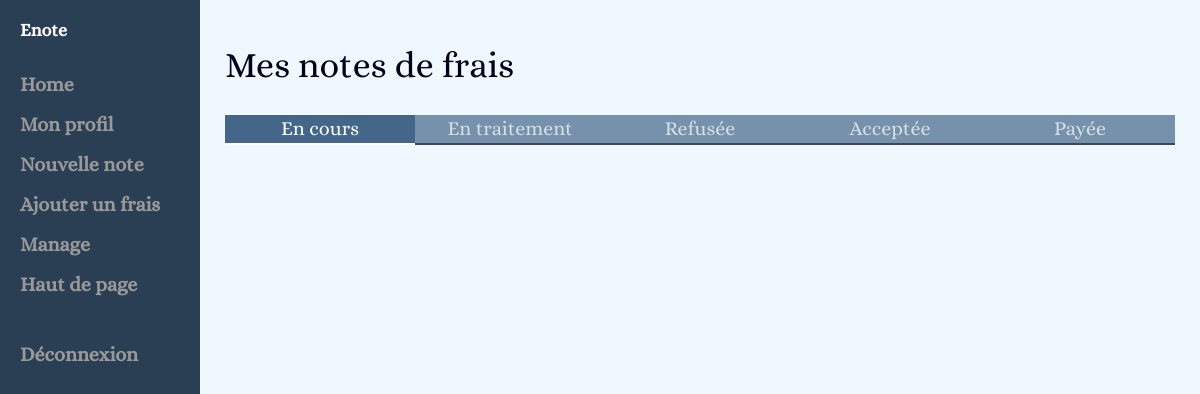
/ (signed in), run on an earlier commit of the app's database.
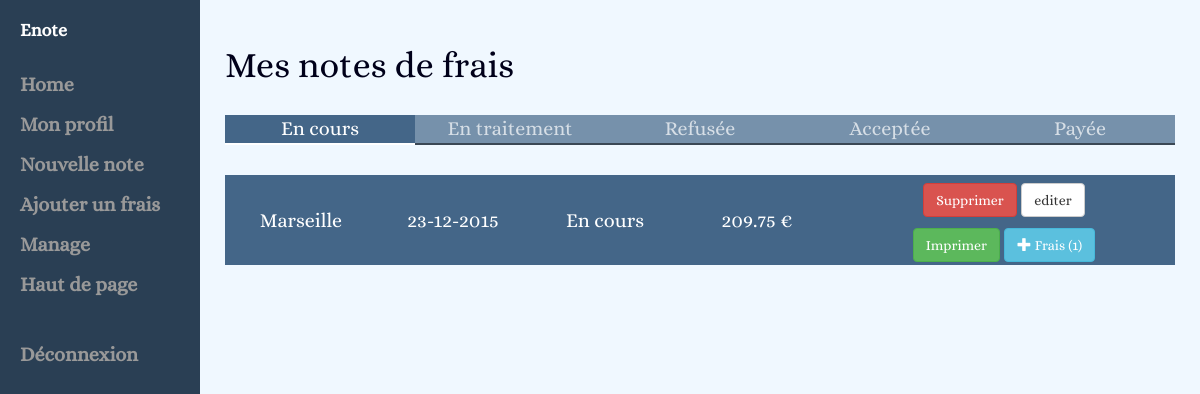
And on a later commit of the database.
### tables this page shows
CREATE TABLE IF NOT EXISTS `statut_note` (
  `id` int(11) NOT NULL,
  `name` varchar(75) NOT NULL
);

CREATE TABLE IF NOT EXISTS `note_frais` (
  `id` int(11) NOT NULL,
  `name` varchar(255) NOT NULL,
  `date` date NOT NULL,
  `user_id` int(11) NOT NULL,
  `statut_id` int(11) NOT NULL
);

CREATE TABLE IF NOT EXISTS `devise` (
  `id` int(11) NOT NULL,
  `name` varchar(30) NOT NULL,
  `signe` varchar(30) NOT NULL,
  `taux` double NOT NULL
);

### class/Security.php (called while the page is built, shortened)
<?php
class Security {
    public static function logged(){
        if (isset($_SESSION['user']))
            { return true; }
        return false;
    }
    public function isAdmin($bdd) {
    if (Security::logged())
    {
        $user = unserialize($_SESSION['user']);
        $result = $bdd->prepare("SELECT * FROM user "
                . "WHERE id = :id AND role_id = 1 LIMIT 1");
        $result->execute(array(
                ":id" => $user->getId()
                ));
        return ($result->rowCount() == 1);
    }
    return false;
    }
    public function isManager($bdd) {
    if (Security::logged())
    {
        $user = unserialize($_SESSION['user']);
        $result = $bdd->prepare("SELECT * FROM user "
                . "WHERE id = :id AND role_id = 2 LIMIT 1");
        $result->execute(array(
                ":id" => $user->getId()
                ));
        return ($result->rowCount() == 1);
    }
    return false;
    }
}

### class/User.php (called while the page is built, shortened)
<?php
include_once 'Note.php';
class User {
    private $id;
    private $devise;
    public function getId()
    {
        return $this->id;
    }
    public function getDevise()
    {
        return $this->devise;
    }
    public function getNotes($bdd) {
        $note = new Note();
        return ($note->getNotesByUser($bdd, $this->id));
    }
}

### controller/accueilController.php (called while the page is built, shortened)
<?php
include_once "/class/Devise.php";
include_once "/class/Note.php";
include_once "/class/Statut.php";
include_once "/class/User.php";
$notes = $sessionUser->getNotes($bdd);
$fraisNote = new Note();
$statut = new Statut();
$listStatut = $statut->getAll($bdd);
$noteStatut = new Statut();
include_once "/views/include/accueil.php";

### class/Statut.php (called while the page is built, shortened)
<?php
class Statut {
    private $id;
    public function setId($value)
    {
        $this->id = $value;
    }
    public function getAll($bdd) {
        $statut = $bdd->query("SELECT * FROM statut_note");
        return $statut->fetchAll();
    }
    public function getStatutById($bdd) {
        $statut = $bdd->prepare("SELECT * FROM statut_note WHERE id = :sId");
        $statut->execute(array(
            ":sId"      =>  $this->id
        ));
        return $statut->fetch();
    }
}

### class/Note.php (called while the page is built, shortened)
<?php
include_once "Frais.php";
include_once "User.php";
class Note {
    private $id;
    public function setId($value)
    {
        $this->id = $value;
    }
    public static function getNotesByUser($bdd, $uid) {
        $listNotes = $bdd->prepare("SELECT * FROM note_frais WHERE user_id = :uId");
        $listNotes->execute(array(
            ":uId"  =>  $uid
        ));
        return $listNotes->fetchAll();
    }
    public function getListFrais($bdd) {
        return Frais::getFraisByNote($bdd, $this->id);
    }
    public static function getNoteById($bdd, $id){
        $note = $bdd->prepare('SELECT * FROM note_frais WHERE id = :id LIMIT 1');
        $note->execute(array(
            ':id' => $id
        ));
        $array = $note->fetch();
        $CloneNote = new Note();
        $CloneNote->setDate($array['date']);
        $CloneNote->setId($array['id']);
        $CloneNote->setName($array['name']);
        $CloneNote->setStatut($array['statut_id']);
        $CloneNote->setUser($array['user_id']);
        return $CloneNote;
    }
    public static function getMontantTotal($bdd, $nid, $tauxDeviseUser) {
        $CloneNote = Note::getNoteById($bdd,$nid);
        $allFraisFromThisNote = $CloneNote->getListFrais($bdd);
        $SommeDesMontants = 0;
        foreach($allFraisFromThisNote as $frais)
        {
            $CloneDevise = Devise::getDeviseById($bdd, $frais['devise_id']);
            if($frais['categorie_id'] == 4)
            {
                $SommeDesMontants -= Devise::getValueOfChangedDevise($frais['montant'], $CloneDevise->getTaux(),$tauxDeviseUser);
            }else{
                $SommeDesMontants += Devise::getValueOfChangedDevise($frais['montant'], $CloneDevise->getTaux(),$tauxDeviseUser);
            }
        }
        return $SommeDesMontants;
    }
}

### class/Devise.php (called while the page is built, shortened)
<?php
class Devise {
    private $signe;
    private $taux;
    public function getSigne()
    {
        return $this->signe;
    }
    public function setSigne($signe)
    {
        $this->signe = $signe;
    }
    public function getTaux()
    {
        return $this->taux;
    }
    public function setTaux($taux)
    {
        $this->taux = $taux;
    }
    public static function getDeviseById($bdd, $id) {
        $Devise = new Devise();
        $devise = $bdd->prepare("SELECT * FROM devise WHERE id = :did LIMIT 1");
        $devise->execute(array(
            ':did' => $id
        ));
        while($array = $devise->fetch())
        {
            $Devise->setId($array['id']);
            $Devise->setName($array['name']);
            $Devise->setSigne($array['signe']);
            $Devise->setTaux($array['taux']);
        }
        return $Devise;
    }
    public static function getValueOfChangedDevise($value,$fromDeviseTaux, $toDeviseTaux)
    {
        $total = ($value * $fromDeviseTaux) / $toDeviseTaux;
        return round($total, 2);
    }
}

### class/Frais.php (called while the page is built, shortened)
<?php
include_once "User.php";
class Frais {
    public static function getFraisByNote($bdd, $noteId) {
        $allFrais = $bdd->prepare("SELECT * FROM frais WHERE note_id = :noteid");
        $allFrais->execute(array(
            ":noteid"   =>  $noteId
        ));
        return $allFrais->fetchAll();
    }
}

### views/include/accueil.php (the view, shortened to what this page needs)
<div id="accueil" class="list-all-note">
	<h1>Mes notes de frais</h1>
	<div class="list-container">
		<ul class="list-statut">
			<?php
				$i = 0;
				foreach ($listStatut as $statut) {
			?>
				<li class="statut-<?php echo $statut['id']; if ($i == 0) {echo " active";} ?>"><?php echo $statut['name']; ?></li>
			<?php
					$i = 1;
				}
			?>
		</ul>
		<div class="list-note">
			<?php
				foreach ($notes as $note) {
					$fraisNote->setId($note['id']);
					$allFrais = $fraisNote->getListFrais($bdd);
			?>
				<div class="statut-<?php echo $note['statut_id']; ?> note-<?php echo $note['id'] ?> note">
					<div class="infos-note">
						<div><?php echo $note['name']; ?></div>
						<div><?php echo date("d-m-Y", strtotime($note['date'])); ?></div>
						<div>
							<?php
								$noteStatut->setId($note['statut_id']);
								$stat = $noteStatut->getStatutById($bdd);
								echo $stat['name'];
							?>
						</div>
						<div>
							<?php
								$devise = Devise::getDeviseById($bdd, $sessionUser->getDevise());
								echo '<span class="total-note">' . Note::getMontantTotal($bdd, $note['id'], $devise->getTaux()) . '</span> ' . $devise->getSigne();
							?>
						</div>
						<div class="actions">
							<?php if ($note['statut_id'] == 1) { ?>
								<button class="note-<?php echo $note['id'] ?> btn btn-danger">Supprimer</button>
								<a class="btn btn-default" href="<?php echo $basePath. '?page=note&amp;id=' . $note['id']; ?>">editer</a><br/>
							<?php } ?>
								<a href="<?php echo $basePath . "?page=impression&id=" . $note['id']; ?>" class="btn btn-success">Imprimer</a>
								<button class="btn-show-frais btn btn-info" data-frais="list-frais-<?php echo $note['id'] ?>"><span class="glyphicon glyphicon-plus"></span> Frais (<span class="count-frais"><?php echo count($allFrais); ?></span>)</button>
						</div>
					</div>
				</div>
			<?php
				}
			?>
		</div>
	</div>
</div>

### index.php (shortened to what this page needs)
<?php
    include_once 'function/bdd.php';
    include_once "/class/Security.php";
    include_once '/class/User.php';
    $basePath = "http://" . $_SERVER["SERVER_NAME"] . "/enote/";
    $secu = new Security();
    $redirect_connection = "Location: " . $basePath . "?page=connexion";
    $view_header = 'views/global/header.php';
    $view_footer = 'views/global/footer.php';
    if (isset($_SESSION['user']) && !empty($_SESSION['user'])) {
        $sessionUser = unserialize($_SESSION['user']);
    }
    if(isset($_GET['page']) && !empty($_GET['page']) && preg_match("/^[a-zA-Z0-9-]+$/i",$_GET['page'])){
        if (!$secu->logged() && $_GET['page'] != 'connexion'){
            header($redirect_connection);
        }
        $p = htmlspecialchars(htmlentities($_GET['page']));
        if(file_exists('controller/' . $p . 'Controller.php'))
        {
            include_once $view_header;
            include_once 'controller/' . $p . 'Controller.php';
            include_once $view_footer;
        }
        else
        {
            include_once $view_header;
            include_once 'views/global/404.php';
            include_once $view_footer;
        }
    } elseif (isset($_GET['request']) && !empty($_GET['request'])) {
        if (!$secu->logged()) {
            header($redirect_connection);
        }
        include_once 'controller/jsonController.php';
    } else {
        include_once $view_header;
        include_once 'controller/accueilController.php';
        include_once $view_footer;
    }
?>

### views/global/header.php (shortened to what this page needs)
<!DOCTYPE html>
<html>
    <head>
        <link href="<?php echo $basePath ?>vendor/bootstrap-3.3.6-dist/css/bootstrap.min.css" rel="stylesheet">
        <link rel="stylesheet" type="text/css" href="<?php echo $basePath ?>css/app.css">
    </head>
    <body>
        <header>
           <div id="sidebar-wrapper">
            <ul class="sidebar-nav">
                <li class="sidebar-brand">
                    <a href="<?php echo $basePath; ?>">Enote</a>
                </li>
                <li>
                    <a href="<?php echo $basePath; ?>">Home</a>
                </li>
                <li>
                    <a href="<?php echo $basePath; ?>?page=user">Mon profil</a>
                </li>
                <li>
                    <a href="<?php echo $basePath; ?>?page=note">Nouvelle note</a>
                </li>
                <li>
                    <a href="<?php echo $basePath; ?>?page=frais">Ajouter un frais</a>
                </li>
                <?php if ($secu->isAdmin($bdd) || $secu->isManager($bdd)) { ?>
                    <li>
                        <a href="<?php echo $basePath; ?>?page=admin">
                            <?php if ($secu->isAdmin($bdd)) { echo "Admin"; } else { echo "Manage"; } ?>
                        </a>
                    </li>
                <?php } ?>
                <li>
                    <a href="#">Haut de page</a>
                </li>
                <li>
                    <?php
                        if($secu->logged())
                        {
                            ?>
                <li class="deco">
                    <a href="<?php echo $basePath; ?>?page=deconnexion">Déconnexion<span class="sr-only">(current)</span></a>
                </li>
                        <?php
                        }
                        ?>
                </li>
            </ul>
        </div>
        </header>
        <section class ="section">

### views/global/footer.php (shortened to what this page needs)
        </section>
    </body>
</html>

### css/styles.css (style rules this page uses)
body { background: aliceblue; color: #00001a; font-size: 20px; font-family: Alice; margin-left: 200px; }
header { font-weight: bold; }
.section { margin: 0 auto 25px auto; padding: 25px; }
.list-all-note ul { padding: 0; margin: 0; }
.list-all-note .list-statut { margin: 30px 0; font-size: 0; background-color: rgba(68, 102, 136, 0.70); color: rgba(255, 255, 255, 0.70); }
.list-all-note .list-statut li { display: inline-block; cursor: pointer; width: 20%; font-size: 20px; text-align: center; border-bottom: 2px solid rgba(0, 0, 0, 0.50); }
.list-all-note .list-statut li.active { background-color: #446688; border-bottom: 2px solid white; color: white; }
.list-all-note .list-note { color: white; width: 100%; font-size: 20px; }
.list-all-note .note { background-color: #446688; display: inline-block; vertical-align: top; width: 100%; font-size: 0; margin-bottom: 10px; }
.list-all-note .note .infos-note { line-height: 45px; }
.list-all-note .note .infos-note div { font-size: 20px; display: inline-block; vertical-align: middle; width: 16%; text-align: center; }
.list-all-note .note .infos-note .actions { width: 36%; height: 100%; }

### css/sidebar.css (style rules this page uses)
.deco { margin-top: 30px; }
#sidebar-wrapper { z-index: 1000; position: fixed; left: 200px; width: 0; height: 100%; margin-left: -200px; overflow-y: auto; background: #2A3F54; }
.sidebar-nav { position: absolute; top: 0; width: 200px; margin: 0; padding: 0; list-style: none; height: 100%; }
.sidebar-nav li { text-indent: 20px; line-height: 40px; }
.sidebar-nav li a { display: block; text-decoration: none; color: #999999; }
.sidebar-nav > .sidebar-brand { height: 65px; font-size: 18px; line-height: 60px; }
.sidebar-nav > .sidebar-brand a { color: #999999; }
@media (min-width:768px) { #sidebar-wrapper { width: 200px; } }

What changed in the data, as far as the page shows it:
added note_frais: name "Marseille", date "23-12-2015", statut.name "En cours", Taux "209.75", devise.signe "€", count($allFrais) "1"
